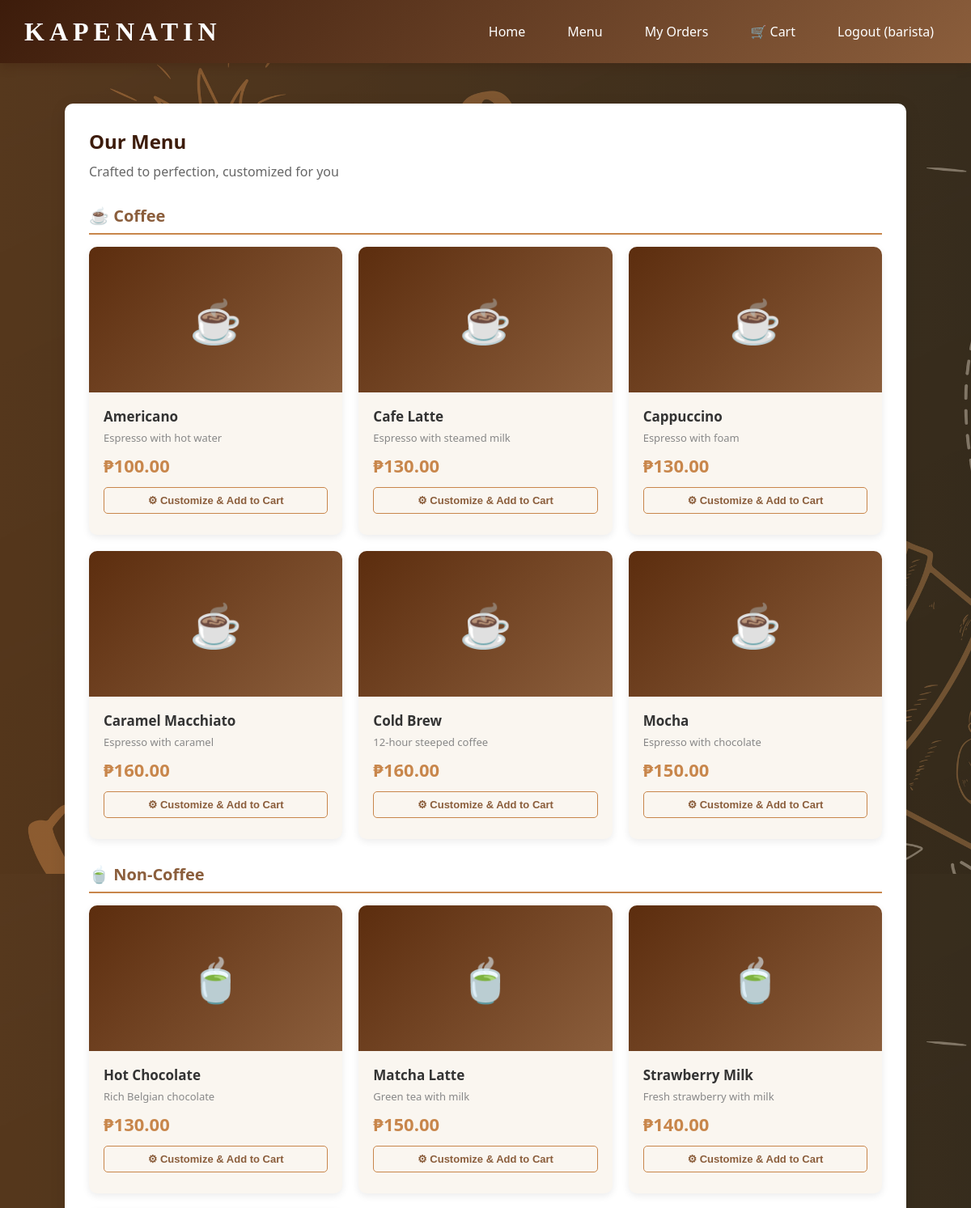
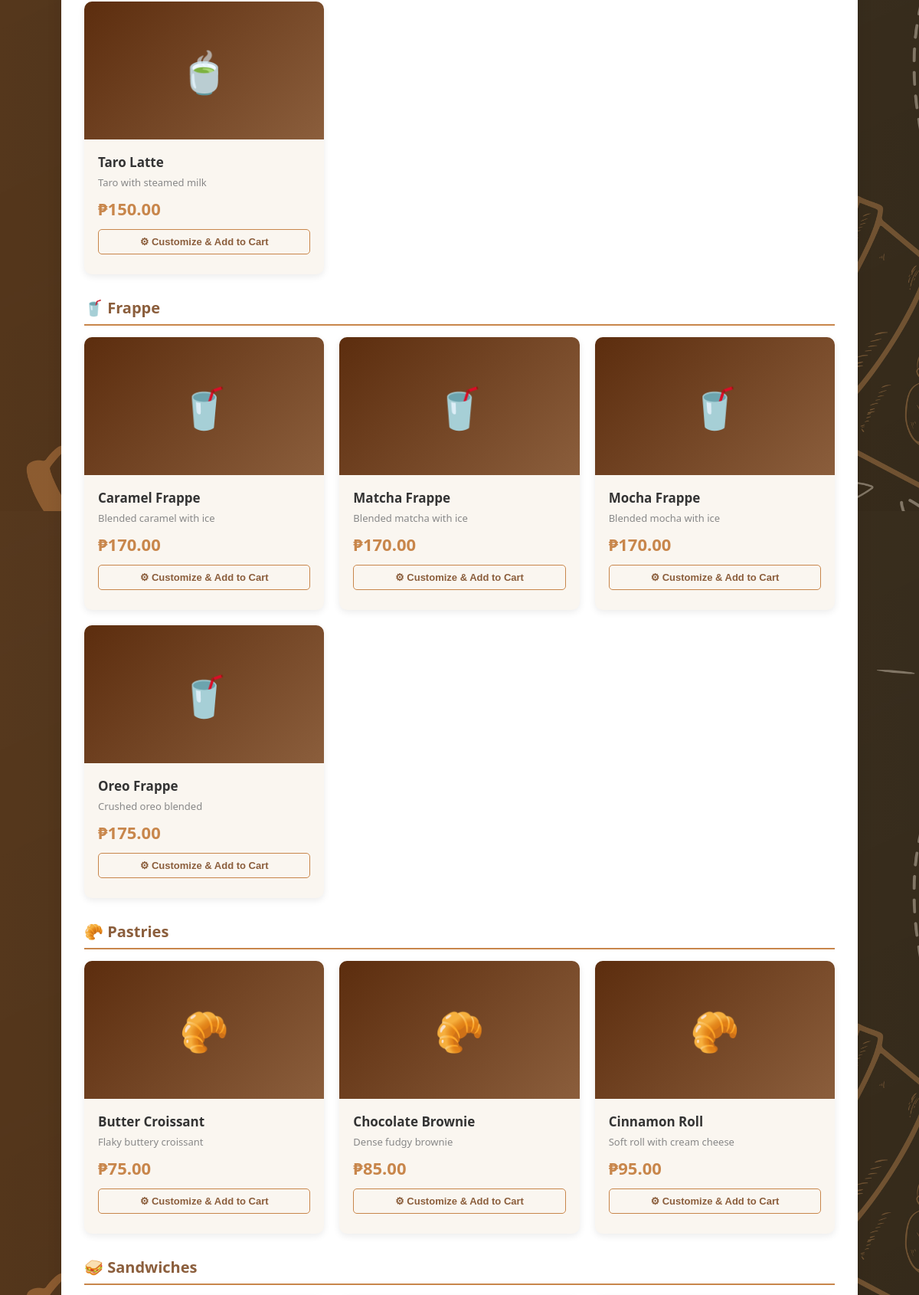
Screenshot of /menu.php (signed in, upper part) with the database file from the repository (2 pictures, top to bottom).
### tables this page shows
CREATE TABLE IF NOT EXISTS products (
    id INT AUTO_INCREMENT PRIMARY KEY,
    code VARCHAR(50) UNIQUE NOT NULL,
    name VARCHAR(200) NOT NULL,
    price DECIMAL(10,2) NOT NULL,
    category_id INT,
    description TEXT,
    image VARCHAR(500) DEFAULT NULL COMMENT 'Relative path e.g. imgs/products/COF001.jpg',
    is_available TINYINT(1) DEFAULT 1,
    has_sizes  TINYINT(1) DEFAULT 1,
    has_milk   TINYINT(1) DEFAULT 1,
    has_sugar  TINYINT(1) DEFAULT 1,
    has_addons TINYINT(1) DEFAULT 1,
    created_at TIMESTAMP DEFAULT CURRENT_TIMESTAMP,
    FOREIGN KEY (category_id) REFERENCES categories(id) ON DELETE SET NULL
);

### menu.php (the view, shortened to what this page needs)
<?php
require("config.php");
$is_admin   = ($_SESSION['role'] ?? '') === 'admin';
$prods_query = $mysqli->query("SELECT p.*, c.name as cat_name FROM products p LEFT JOIN categories c ON p.category_id = c.id WHERE p.is_available = 1 ORDER BY p.category_id, p.name");
$by_category = [];
while ($p = $prods_query->fetch_assoc()) {
    $by_category[$p['cat_name']][] = $p;
}
?>
<!DOCTYPE html>
<html>
<head>
</head>
<body>
    <header>
        <nav>
            <div class="logo"> <a href = "index.php">KAPENATIN</a></div>
            <div class="nav-links">
                <a href="index.php">Home</a>
                <a href="menu.php">Menu</a>
                <?php if ($is_admin): ?>
                    <a href="staff_dashboard.php">Staff Dashboard</a>
                <?php elseif (($_SESSION['role'] ?? '') !== 'guest'): ?>
                    <a href="orders.php">My Orders</a>
                    <a href="cart.php">
                        🛒 Cart
                    </a>
                <?php endif; ?>
                <a href="logout.php">Logout (<?php echo htmlspecialchars($_SESSION['role'] === 'guest' ? 'Guest' : $_SESSION['username']); ?>)</a>
            </div>
        </nav>
    </header>
    <div class="container">
        <div class="menu-container">
            <h2>Our Menu</h2>
            <p><?php echo $is_admin ? 'Manage products — add new items or remove existing ones.' : 'Crafted to perfection, customized for you'; ?></p>
            <?php
            $cat_emoji = ['Coffee'=>'☕','Non-Coffee'=>'🍵','Frappe'=>'🥤','Pastries'=>'🥐','Sandwiches'=>'🥪'];
            foreach ($by_category as $cat_name => $products):
                $emoji = $cat_emoji[$cat_name] ?? '☕';
            ?>
                <div class="category-title"><?php echo $emoji . ' ' . htmlspecialchars($cat_name); ?></div>
                <div class="products-grid">
                    <?php foreach ($products as $product):
                    ?>
                        <div class="product-card">
                            <?php if (!empty($product['image']) && file_exists($product['image'])): ?>
                                <img src="<?php echo htmlspecialchars($product['image']); ?>" alt="<?php echo htmlspecialchars($product['name']); ?>" class="product-img">
                            <?php else: ?>
                                <div class="product-img-placeholder"><?php echo $emoji; ?></div>
                            <?php endif; ?>
                            <div class="product-info">
                                <div class="product-name"><?php echo htmlspecialchars($product['name']); ?></div>
                                <div class="product-desc"><?php echo htmlspecialchars($product['description']); ?></div>
                                <div class="product-price">₱<?php echo number_format($product['price'], 2); ?></div>
                                <button class="customize-toggle" onclick="toggleCustomize('<?php echo $product['code']; ?>')">
                                    <?php echo $is_admin ? '⚙ View / Manage' : '⚙ Customize & Add to Cart'; ?>
                                </button>
                            </div>
                        </div>
                    <?php endforeach; ?>
                </div>
            <?php endforeach; ?>
        </div>
    </div>
</body>
</html>

### menu.php (style rules this page uses)
* { margin: 0; padding: 0; box-sizing: border-box; }
body { font-family: 'Segoe UI', Tahoma, Geneva, Verdana, sans-serif; background-image: url(bg.png); min-height: 100vh; }
header { background: linear-gradient(135deg, #3d1c0b 0%, #8b5e3c 100%); box-shadow: 0 4px 12px rgba(61,28,11,0.3); width: 100%; }
nav { display: flex; justify-content: space-between; align-items: center; padding: 20px 30px; }
.logo { font-family: 'Quiapo Free';font-size: 32px; font-weight: bold; color: white;letter-spacing: 6px; }
.logo a { text-decoration: none; color:white; }
.nav-links { display: flex; gap: 20px; align-items: center; }
.nav-links a { text-decoration: none; color: white; font-weight: 500; padding: 8px 16px; border-radius: 5px; transition: all 0.3s; }
.container { max-width: 90%; margin: 30px auto; padding: 20px; }
.menu-container { background: white; padding: 30px; border-radius: 10px; box-shadow: 0 5px 20px rgba(0,0,0,0.1); }
h2 { color: #3d1c0b; margin-bottom: 10px; }
.menu-container > p { color: #666; margin-bottom: 20px; }
.category-title { font-size: 20px; font-weight: bold; color: #8b5e3c; margin: 30px 0 15px; padding-bottom: 8px; border-bottom: 2px solid #c8864b; }
.products-grid { display: grid; grid-template-columns: repeat(auto-fill, minmax(260px, 1fr)); gap: 20px; margin-bottom: 10px; }
.product-card { background: #faf6f0; border-radius: 10px; overflow: hidden; box-shadow: 0 3px 10px rgba(0,0,0,0.08); transition: transform 0.2s, box-shadow 0.2s; position: relative; }
.product-img-placeholder { width: 100%; height: 180px; background: linear-gradient(135deg, #5c2d0e, #8b5e3c); display: flex; align-items: center; justify-content: center; font-size: 52px; }
.product-info { padding: 18px; }
.product-name { font-size: 17px; font-weight: 600; color: #333; margin-bottom: 6px; }
.product-desc { font-size: 13px; color: #888; margin-bottom: 10px; }
.product-price { font-size: 22px; font-weight: bold; color: #c8864b; margin-bottom: 12px; }
.customize-toggle { background: none; border: 1px solid #c8864b; color: #8b5e3c; width: 100%; padding: 8px; border-radius: 5px; font-size: 13px; font-weight: 600; cursor: pointer; margin-bottom: 8px; }

### rows the page displays
products: emoji "☕", name "Americano", description "Espresso with hot water", price "100.00"
products: emoji "☕", name "Cafe Latte", description "Espresso with steamed milk", price "130.00"
products: emoji "☕", name "Cappuccino", description "Espresso with foam", price "130.00"
products: emoji "☕", name "Caramel Macchiato", description "Espresso with caramel", price "160.00"
products: emoji "☕", name "Cold Brew", description "12-hour steeped coffee", price "160.00"
products: emoji "☕", name "Mocha", description "Espresso with chocolate", price "150.00"
products: emoji "🍵", name "Hot Chocolate", description "Rich Belgian chocolate", price "130.00"
products: emoji "🍵", name "Matcha Latte", description "Green tea with milk", price "150.00"
products: emoji "🍵", name "Strawberry Milk", description "Fresh strawberry with milk", price "140.00"
products: emoji "🍵", name "Taro Latte", description "Taro with steamed milk", price "150.00"
products: emoji "🥤", name "Caramel Frappe", description "Blended caramel with ice", price "170.00"
products: emoji "🥤", name "Matcha Frappe", description "Blended matcha with ice", price "170.00"
products: emoji "🥤", name "Mocha Frappe", description "Blended mocha with ice", price "170.00"
products: emoji "🥤", name "Oreo Frappe", description "Crushed oreo blended", price "175.00"
products: emoji "🥐", name "Butter Croissant", description "Flaky buttery croissant", price "75.00"
products: emoji "🥐", name "Chocolate Brownie", description "Dense fudgy brownie", price "85.00"
products: emoji "🥐", name "Cinnamon Roll", description "Soft roll with cream cheese", price "95.00"

### other values shown
$_SESSION['role'] === 'guest' ? 'Guest' : $_SESSION['username'] "barista"
$emoji "☕"
$cat_name "Coffee"
$emoji "🍵"
$cat_name "Non-Coffee"
$emoji "🥤"
$cat_name "Frappe"
$emoji "🥐"
$cat_name "Pastries"
$emoji "🥪"
$cat_name "Sandwiches"
